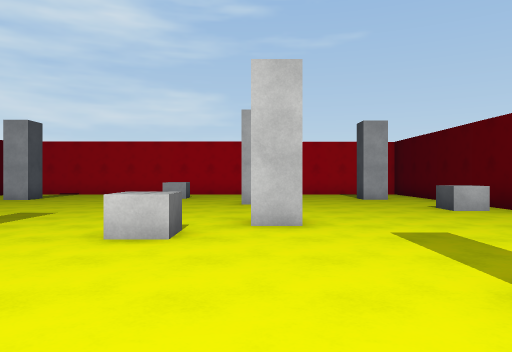
view 1 (above)

13 first-person views from a walk through a scene from a Unity 3-D project. The camera is 1.4 m above the floor, looks level and sees 70° across. The floor is counted in squares, 1.92 m on a side. Each view is taken from the middle of a square. On the plan, view 1 faces up. The plan holds only what a view shows up to about 11 squares ahead; the rest is blank. The player is left out. Surface patterns are stand-ins for the level's own textures.

view 2
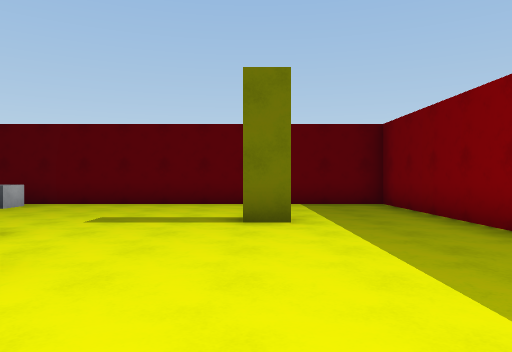

view 3
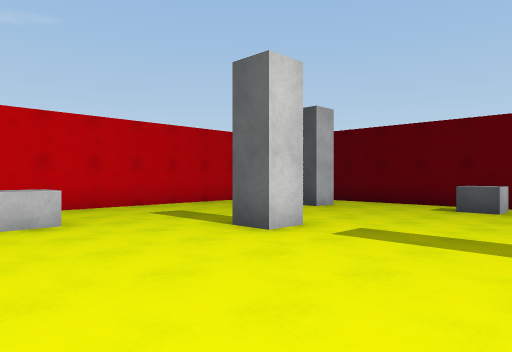

view 4
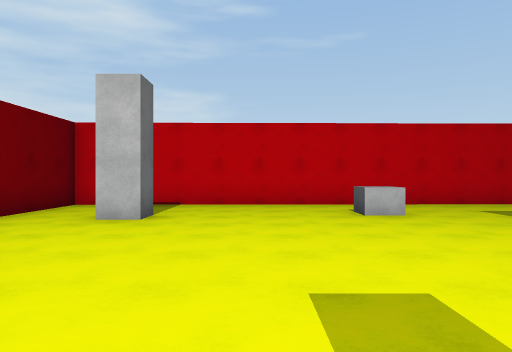

view 5
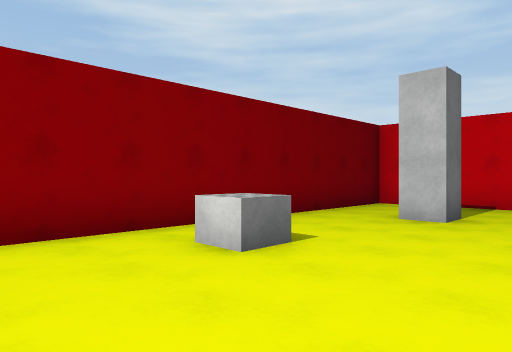

view 6
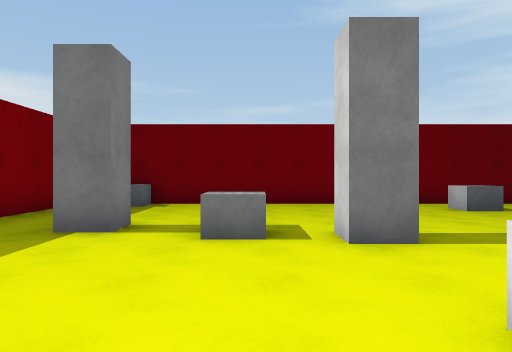

view 7
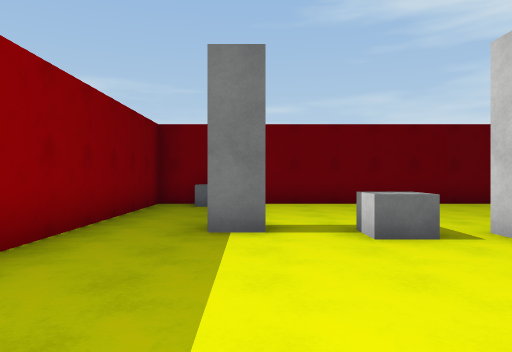

view 8
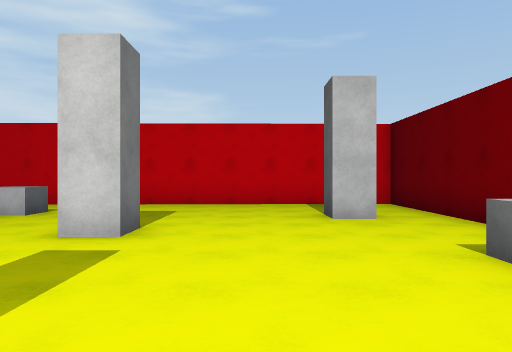

view 9
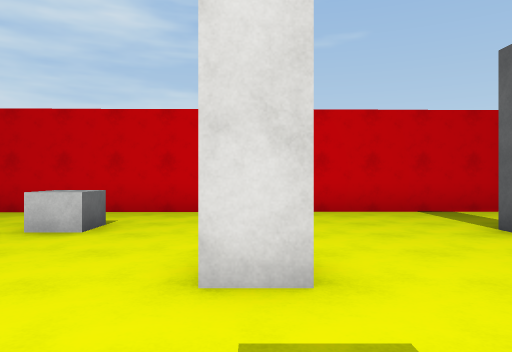

view 10
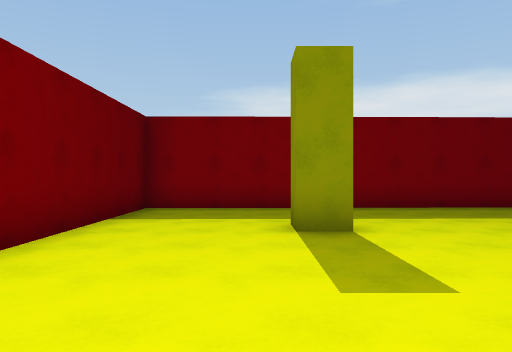

view 11
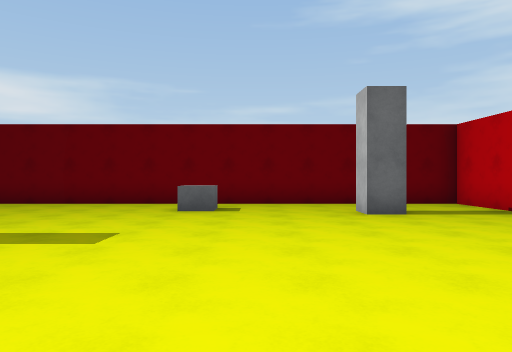

view 12
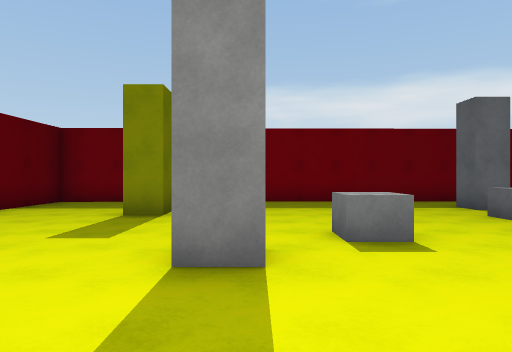

view 13
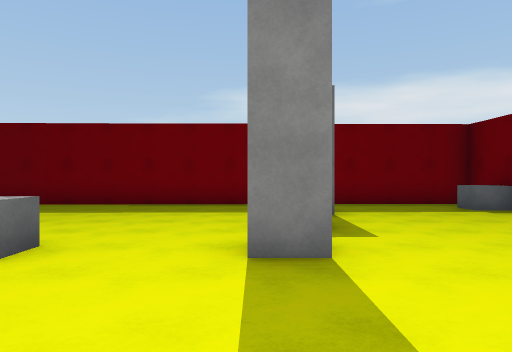

### Floor plan
Points are (right, up) in squares from view 1. A wall is a line through its corners. A room is listed if a view was taken in it or the views show most of it. See-through windows are left out.
Room 1 (views 1, 2, 3, 4, 5, 6, 7, 8, 9, 10, 11, 12, 13)
walls: (-0.1, 6.1) (0.8, 6.1); (0.8, 5.3) (-0.1, 5.3); (-4.8, 4.8) (-3.9, 4.8) (-3.9, 4) (-4.8, 4); (0.4, 10.1) (0.4, 9.4) (-0.4, 9.4) (-0.4, 10.1); (1.7, 1.4) (1.7, 2.2) (2.5, 2.2) (2.5, 1.5); (-5.5, 1.1) (-4.7, 1.1) (-4.7, 0.4); (-6.9, 11.9) (-6.9, 11.1) (-7.8, 11.1); (4.1, 11.1) (3.3, 11.1) (3.3, 12); (5.5, -1.3) (5.5, 14.5) (-9.6, 14.3) (-9.6, -1.6) (5.5, -1.3)
objects: cube (-9, 0); cube (-8, 8); cube (-5, 3); cube (-3, 12); cube (-1, 5); cube (4, 8)

Where each view was taken, in squares from view 1:
view 1: 0 up, 0 right, facing up
view 2: 2 up, 4 left, facing right
view 3: 6 up, 4 left, facing up-right
view 4: 5 up, 5 left, facing up
view 5: 5 up, 5 left, facing up-left
view 6: 3 up, 0 right, facing left
view 7: 1 up, 0 right, facing left
view 8: 5 up, 2 right, facing up
view 9: 7 up, 0 right, facing up
view 10: 7 up, 3 right, facing down
view 11: 9 up, 0 right, facing left
view 12: 9 up, 0 right, facing down
view 13: 8 up, 4 left, facing down
